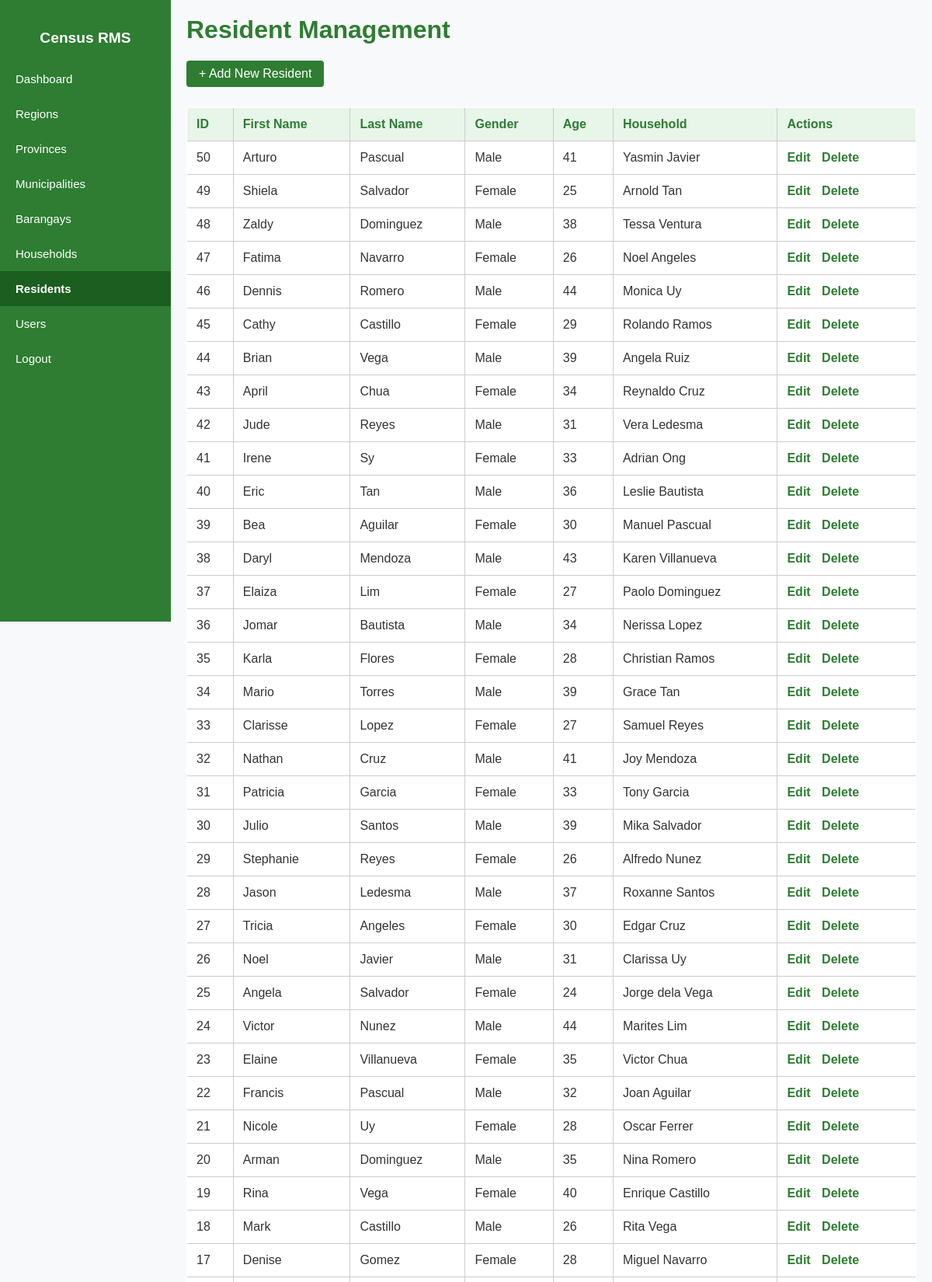
The app's page /residents/index.php (signed in, upper part) with its own data.
### tables this page shows
CREATE TABLE `residents` (
  `id` int(11) NOT NULL,
  `household_id` int(11) NOT NULL,
  `first_name` varchar(100) NOT NULL,
  `last_name` varchar(100) NOT NULL,
  `gender` enum('Male','Female') NOT NULL,
  `birthdate` date NOT NULL,
  `created_at` timestamp NOT NULL DEFAULT current_timestamp()
);

CREATE TABLE `households` (
  `id` int(11) NOT NULL,
  `head_name` varchar(100) NOT NULL,
  `address` text NOT NULL,
  `barangay_id` int(11) NOT NULL,
  `created_at` timestamp NOT NULL DEFAULT current_timestamp()
);

### residents/index.php (the view, shortened to what this page needs)
<?php
require '../config/db.php';
$stmt = $pdo->query("SELECT r.id, r.first_name, r.last_name, r.gender, r.birthdate, h.head_name AS household_name
                     FROM residents r
                     JOIN households h ON r.household_id = h.id
                     ORDER BY r.id DESC");
$residents = $stmt->fetchAll();
?>
<!DOCTYPE html>
<html lang="en">
<head>
  <link rel="stylesheet" href="../assets/css/style.css">
</head>
<body>
<?php include '../includes/sidebar.php'; ?>
<div class="main-content">
  <h1>Resident Management</h1>
  <a class="add-button" href="create.php">+ Add New Resident</a>
  <table>
    <thead>
      <tr>
        <th>ID</th>
        <th>First Name</th>
        <th>Last Name</th>
        <th>Gender</th>
        <th>Age</th>
        <th>Household</th>
        <th>Actions</th>
      </tr>
    </thead>
    <tbody>
      <?php if ($residents): ?>
        <?php foreach ($residents as $resident): ?>
          <?php
            $birthdate = new DateTime($resident['birthdate']);
            $today = new DateTime();
            $age = $birthdate->diff($today)->y;
          ?>
          <tr>
            <td><?= htmlspecialchars($resident['id']) ?></td>
            <td><?= htmlspecialchars($resident['first_name']) ?></td>
            <td><?= htmlspecialchars($resident['last_name']) ?></td>
            <td><?= htmlspecialchars($resident['gender']) ?></td>
            <td><?= $age ?></td>
            <td><?= htmlspecialchars($resident['household_name']) ?></td>
            <td class="actions">
              <a href="edit.php?id=<?= $resident['id'] ?>">Edit</a>
              <a href="delete.php?id=<?= $resident['id'] ?>" onclick="return confirm('Are you sure?')">Delete</a>
            </td>
          </tr>
        <?php endforeach; ?>
      <?php else: ?>
        <tr><td colspan="7">No residents found.</td></tr>
      <?php endif; ?>
    </tbody>
  </table>
</div>
</body>
</html>

### assets/css/style.css (style rules this page uses)
body { font-family: 'Poppins', sans-serif; margin: 0; padding: 0; background: #ffffff; color: #333; }

### residents/index.php (style rules this page uses)
body { font-family: Arial, sans-serif; background: #f8f9fa; margin: 0; }
.main-content { margin-left: 220px; padding: 20px; }
h1 { color: #2e7d32; margin-top: 0; }
.actions a { margin-right: 10px; color: #2e7d32; text-decoration: none; font-weight: bold; }
table { width: 100%; border-collapse: collapse; margin-top: 1rem; background: white; border-radius: 4px; overflow: hidden; }
table, th, td { border: 1px solid #ccc; }
th { background: #e8f5e9; color: #2e7d32; }
th, td { padding: 12px; text-align: left; }
.add-button { display: inline-block; background: #2e7d32; color: white; padding: 8px 16px; border-radius: 4px; text-decoration: none; margin-bottom: 10px; }

### includes/sidebar.php (style rules this page uses)
.main-content { margin-left: 220px; padding: 20px; }

### records on screen
residents: id "50", first_name "Arturo", last_name "Pascual", gender "Male", household.head_name "Yasmin Javier"
residents: id "49", first_name "Shiela", last_name "Salvador", gender "Female", household.head_name "Arnold Tan"
residents: id "48", first_name "Zaldy", last_name "Dominguez", gender "Male", household.head_name "Tessa Ventura"
residents: id "47", first_name "Fatima", last_name "Navarro", gender "Female", household.head_name "Noel Angeles"
residents: id "46", first_name "Dennis", last_name "Romero", gender "Male", household.head_name "Monica Uy"
residents: id "45", first_name "Cathy", last_name "Castillo", gender "Female", household.head_name "Rolando Ramos"
residents: id "44", first_name "Brian", last_name "Vega", gender "Male", household.head_name "Angela Ruiz"
residents: id "43", first_name "April", last_name "Chua", gender "Female", household.head_name "Reynaldo Cruz"
residents: id "42", first_name "Jude", last_name "Reyes", gender "Male", household.head_name "Vera Ledesma"
residents: id "41", first_name "Irene", last_name "Sy", gender "Female", household.head_name "Adrian Ong"
residents: id "40", first_name "Eric", last_name "Tan", gender "Male", household.head_name "Leslie Bautista"
residents: id "39", first_name "Bea", last_name "Aguilar", gender "Female", household.head_name "Manuel Pascual"
residents: id "38", first_name "Daryl", last_name "Mendoza", gender "Male", household.head_name "Karen Villanueva"
residents: id "37", first_name "Elaiza", last_name "Lim", gender "Female", household.head_name "Paolo Dominguez"
residents: id "36", first_name "Jomar", last_name "Bautista", gender "Male", household.head_name "Nerissa Lopez"
residents: id "35", first_name "Karla", last_name "Flores", gender "Female", household.head_name "Christian Ramos"
residents: id "34", first_name "Mario", last_name "Torres", gender "Male", household.head_name "Grace Tan"
residents: id "33", first_name "Clarisse", last_name "Lopez", gender "Female", household.head_name "Samuel Reyes"
residents: id "32", first_name "Nathan", last_name "Cruz", gender "Male", household.head_name "Joy Mendoza"
residents: id "31", first_name "Patricia", last_name "Garcia", gender "Female", household.head_name "Tony Garcia"
residents: id "30", first_name "Julio", last_name "Santos", gender "Male", household.head_name "Mika Salvador"
residents: id "29", first_name "Stephanie", last_name "Reyes", gender "Female", household.head_name "Alfredo Nunez"
residents: id "28", first_name "Jason", last_name "Ledesma", gender "Male", household.head_name "Roxanne Santos"
residents: id "27", first_name "Tricia", last_name "Angeles", gender "Female", household.head_name "Edgar Cruz"
residents: id "26", first_name "Noel", last_name "Javier", gender "Male", household.head_name "Clarissa Uy"
residents: id "25", first_name "Angela", last_name "Salvador", gender "Female", household.head_name "Jorge dela Vega"
residents: id "24", first_name "Victor", last_name "Nunez", gender "Male", household.head_name "Marites Lim"
residents: id "23", first_name "Elaine", last_name "Villanueva", gender "Female", household.head_name "Victor Chua"
residents: id "22", first_name "Francis", last_name "Pascual", gender "Male", household.head_name "Joan Aguilar"
residents: id "21", first_name "Nicole", last_name "Uy", gender "Female", household.head_name "Oscar Ferrer"
residents: id "20", first_name "Arman", last_name "Dominguez", gender "Male", household.head_name "Nina Romero"
residents: id "19", first_name "Rina", last_name "Vega", gender "Female", household.head_name "Enrique Castillo"
residents: id "18", first_name "Mark", last_name "Castillo", gender "Male", household.head_name "Rita Vega"
residents: id "17", first_name "Denise", last_name "Gomez", gender "Female", household.head_name "Miguel Navarro"
